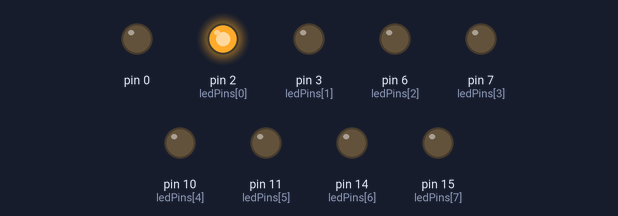
A sketch run on a simulated Arduino Uno, built with avr-gcc and run on an emulated ATmega328P. Parts: output pins drawn as LEDs (lit = HIGH).

Above: at 0.05 s.
At 0.45 s:
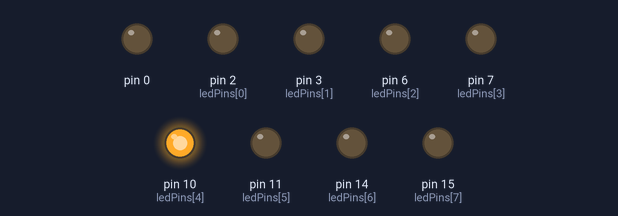
At 0.75 s:
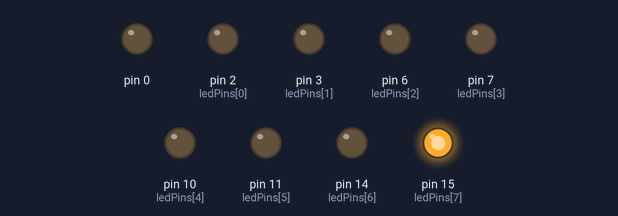
At 1.35 s:
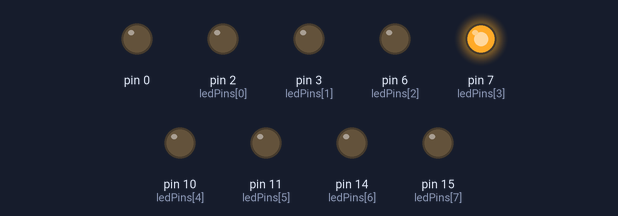
At 1.9 s:
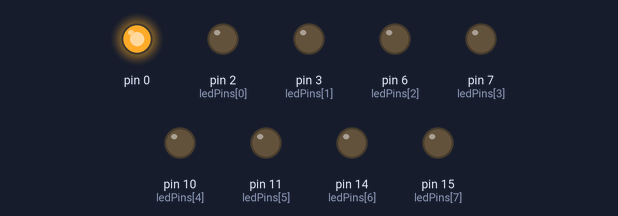
At 2.65 s:
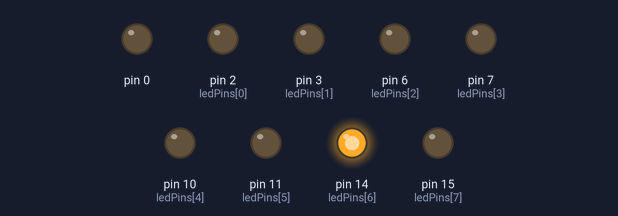
Timing chart, 0 to 3.0 s (numbered marks = the images above):
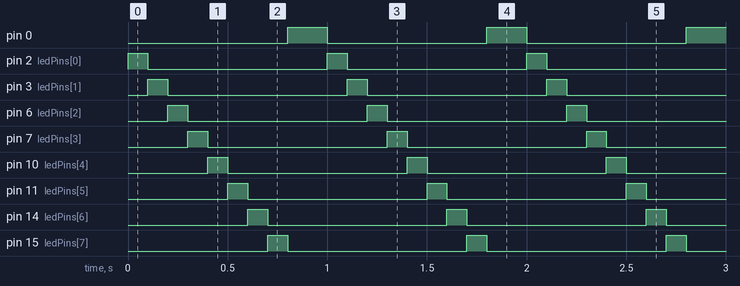

Measured:
- by itself, pin 0: alternates HIGH for 0.20 s and LOW for 0.80 s
- by itself, pin 2 (ledPins[0]), pin 3 (ledPins[1]), pin 6 (ledPins[2]), pin 7 (ledPins[3]), pin 10 (ledPins[4]), pin 11 (ledPins[5]), pin 14 (ledPins[6]), pin 15 (ledPins[7]): alternates HIGH for 0.10 s and LOW for 0.90 s
- by itself, everything shown: repeats every 1.0 s, in 9 steps

The sketch:

flashy-led.ino
```cpp
#define NUM_LEDS 10  // Number of LEDs
int ledPins[NUM_LEDS] = {2, 3, 6, 7, 10, 11, 14, 15};  // LED pin array

void setup() {
    // Set all LED pins as outputs
    for (int i = 0; i < NUM_LEDS; i++) {
        pinMode(ledPins[i], OUTPUT);
    }
}

void loop() {
    for (int i = 0; i < NUM_LEDS; i++) {
        digitalWrite(ledPins[i], HIGH);
        delay(100);
        digitalWrite(ledPins[i], LOW);
    }
}
```
